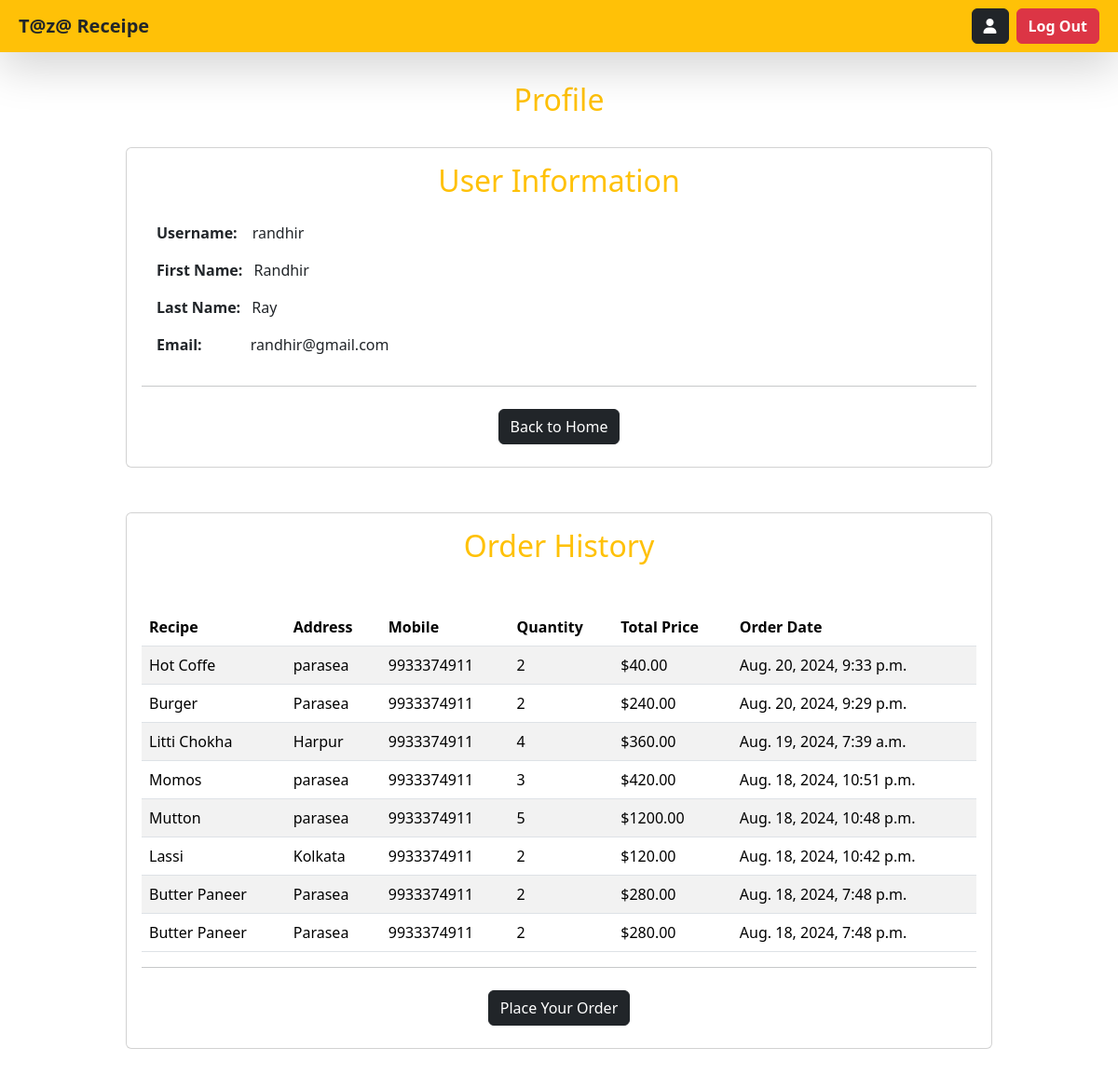
The app's page /profile/ (signed in) with its own data.
### my_app/models.py (models this page shows, shortened)
class Order(models.Model):
    user = models.ForeignKey(User, on_delete=models.CASCADE)
    recipe = models.ForeignKey(Recipe, on_delete=models.CASCADE)
    address = models.CharField(max_length=255)
    phone_number = models.CharField(max_length=15)
    quantity = models.PositiveIntegerField()
    total_price = models.DecimalField(max_digits=10, decimal_places=2)
    created_at = models.DateTimeField(auto_now_add=True)

class Recipe(models.Model):
    name = models.CharField(max_length=255)
    description = models.TextField()
    price = models.DecimalField(max_digits=10, decimal_places=2)
    image = models.ImageField(upload_to='recipes/' , default='default_image.jpg')
    created_at = models.DateTimeField(auto_now_add=True)

### my_app/views.py (the view)
# urls.py: path('profile/', profile_page, name='profile'),
def profile_page(request):
    user = request.user
    orders = Order.objects.filter(user=user).order_by('-id')
    return render(request, 'profile.html', {'user': user, 'orders': orders})

### my_app/templates/profile.html (shortened to what this page needs)
{% extends 'base.html' %}
{% block content %}
<div class="container mt-4">
    <h2 class="text-center p-2 mt-3 mb-4 text-warning">Profile</h2>
        <div class="col-10 mx-auto mb-5">
            <div class="card">
                <div class="card-body">
                    <h2 class="card-title text-center text-warning">User Information</h2>
                    <div class="p-3">
                        <p class="card-text"><strong class="me-3">Username:</strong>{{ user.username }}</p>
                        <p class="card-text"><strong class="me-2">First Name:</strong> {{ user.first_name }}</p>
                        <p class="card-text"><strong class="me-2">Last Name:</strong> {{ user.last_name }}</p>
                        <p class="card-text"><strong class="me-5">Email:</strong> {{ user.email }}</p>
                    </div><hr>
                    <div class="mt-4 mb-2 text-center">
                        <a href="{% url 'home' %}"><button  class="btn btn-dark">Back to Home</button></a>
                    </div>
                </div>
            </div>
        </div>
        <div class="col-10 mx-auto mb-5">
            <div class="card">
                <div class="card-body">
                    <h2 class="card-title text-center text-warning mb-5">Order History</h2>
                    <div class="table-responsive">
                        <table class="table table-striped">
                            <thead>
                                <tr>
                                    <th>Recipe</th>
                                    <th>Address</th>
                                    <th>Mobile</th>
                                    <th>Quantity</th>
                                    <th>Total Price</th>
                                    <th>Order Date</th>
                                </tr>
                            </thead>
                            <tbody>
                                {% for order in orders %}
                                    <tr>
                                        <td>{{ order.recipe.name }}</td>
                                        <td>{{ order.address }}</td>
                                        <td>{{ order.phone_number }}</td>
                                        <td>{{ order.quantity }}</td>
                                        <td>${{ order.total_price }}</td>
                                        <td>{{ order.created_at }}</td>
                                    </tr>
                                {% endfor %}
                            </tbody>
                        </table><hr>
                        <div class="mt-4 mb-2 text-center">
                            <a href="{% url 'home' %}"><button  class="btn btn-dark">Place Your Order</button></a>
                        </div>
                    </div>
                </div>
            </div>
        </div>
</div>
{% endblock %}

### my_app/templates/base.html (shortened to what this page needs)
<!DOCTYPE html>
<html lang="en">
<head>
    <link rel="stylesheet" href="https://cdn.jsdelivr.net/npm/bootstrap@5.3.3/dist/css/bootstrap.min.css">
    <link rel="stylesheet" href="https://cdnjs.cloudflare.com/ajax/libs/font-awesome/6.6.0/css/all.min.css">
</head>
<body>
    <nav class="navbar bg-warning p-2 shadow-lg">
        <div class="container-fluid">
            <a class="navbar-brand text-dark fw-bold">T@z@ Receipe</a>
            <form class="d-flex">
                {% if request.user.is_authenticated %}
                    <a href="{% url 'profile' %}" class="btn btn-dark mx-2"><i class="fa-solid fa-user"></i></a>
                    <a href="/logout/" class="btn btn-danger fw-bold" type="submit">Log Out</a>
                {% else %}
                <a href="/login/" class="btn btn-primary fw-bold" type="submit">Log In</a>
                {% endif %}
            </form>
        </div>
    </nav>
    {% block content %}
    {% endblock  %}
</body>
</html>

### records on screen
Order: recipe.name "Hot Coffe", address "parasea", phone_number "9933374911", quantity "2", total_price "40.00", created_at "Aug. 20, 2024, 9:33 p.m."
Order: recipe.name "Burger", address "Parasea", phone_number "9933374911", quantity "2", total_price "240.00", created_at "Aug. 20, 2024, 9:29 p.m."
Order: recipe.name "Litti Chokha", address "Harpur", phone_number "9933374911", quantity "4", total_price "360.00", created_at "Aug. 19, 2024, 7:39 a.m."
Order: recipe.name "Momos", address "parasea", phone_number "9933374911", quantity "3", total_price "420.00", created_at "Aug. 18, 2024, 10:51 p.m."
Order: recipe.name "Mutton", address "parasea", phone_number "9933374911", quantity "5", total_price "1200.00", created_at "Aug. 18, 2024, 10:48 p.m."
Order: recipe.name "Lassi", address "Kolkata", phone_number "9933374911", quantity "2", total_price "120.00", created_at "Aug. 18, 2024, 10:42 p.m."
Order: recipe.name "Butter Paneer", address "Parasea", phone_number "9933374911", quantity "2", total_price "280.00", created_at "Aug. 18, 2024, 7:48 p.m."
Order: recipe.name "Butter Paneer", address "Parasea", phone_number "9933374911", quantity "2", total_price "280.00", created_at "Aug. 18, 2024, 7:48 p.m."

### other values on screen
{{ user.username }} "randhir"
{{ user.first_name }} "Randhir"
{{ user.last_name }} "Ray"
{{ user.email }} "randhir@gmail.com"
